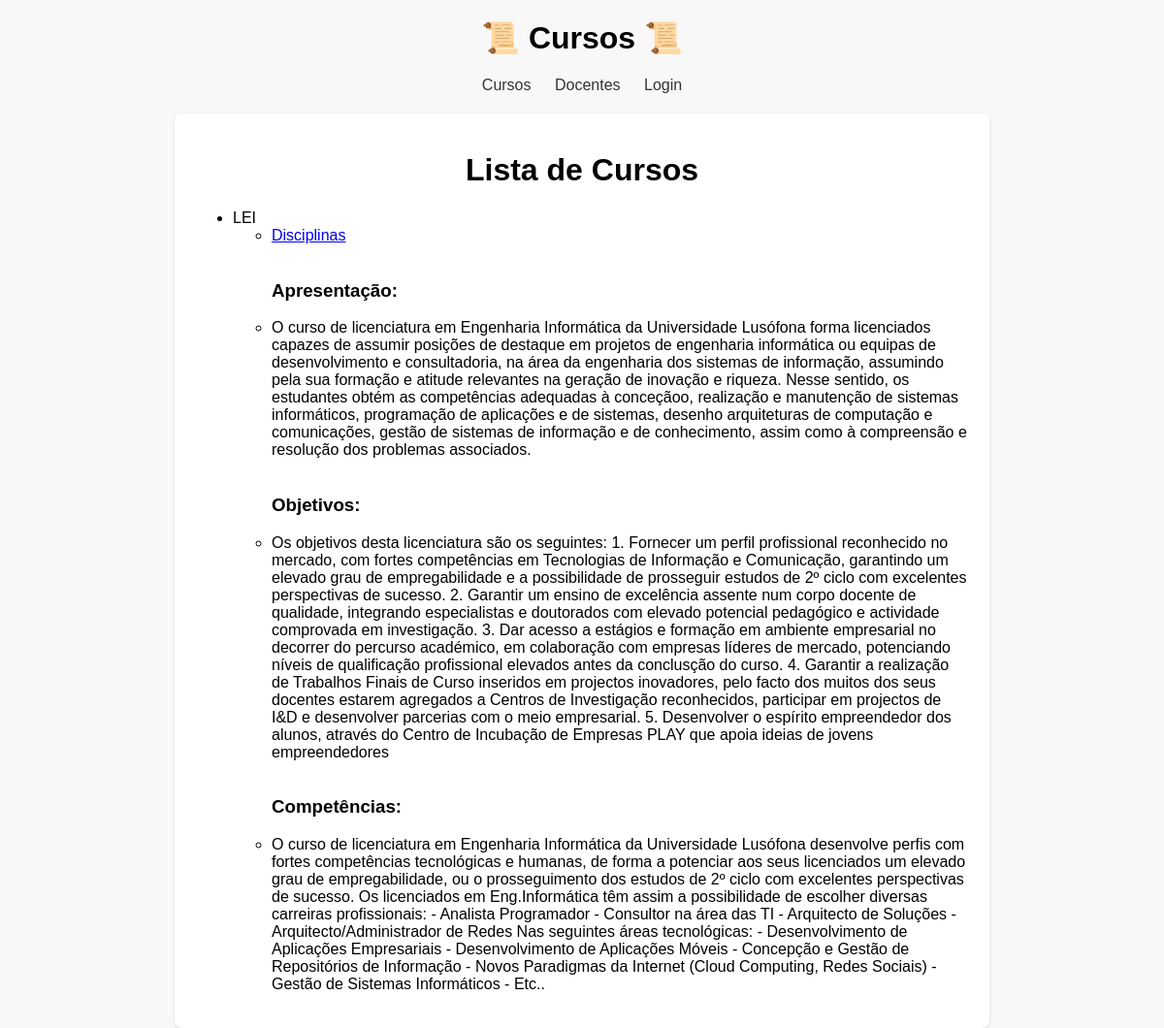
Page /curso/ on the committed database.
### curso/models.py (models this page shows, shortened)
class Curso(models.Model):
    nome = models.CharField(max_length=100)
    apresentacao = models.TextField()
    objetivos = models.TextField()
    competencias = models.TextField()
    disciplinas = models.ManyToManyField("Disciplina")

### curso/views.py (the view)
# urls.py: path('', views.index_view, name='index'),
def index_view(request):
    return listar_cursos(request)

### curso/views.py (called while the page is built)
def listar_cursos(request):
    cursos = Curso.objects.all()
    context = {
        'cursos': cursos
    }
    return render(request, 'curso/curso.html', context)

### curso/templates/curso/curso.html (shortened to what this page needs)
{% extends 'curso/layout.html' %}
{% block content %}
<h1>Lista de Cursos</h1>
<ul>
    {% for curso in cursos %}
    <li>
        {{ curso.nome }}
        <ul>
            <li><a href="{% url 'curso:listar_disciplinas_curso' curso.id %}">Disciplinas</a></li>
            <br>
            <h3>Apresentação: </h3> <li>
                {{ curso.apresentacao }} </li>
            <br>
            <h3>Objetivos: </h3><li>{{ curso.objetivos }}</li>
            <br>
            <h3>Competências: </h3><li> {{ curso.competencias }} </li>
        </ul>
    </li>
    {% endfor %}
</ul>
{% endblock %}

### static/css/css-curso.css (style rules this page uses)
body { font-family: Arial, sans-serif; margin: 0; padding: 0; background-color: #f8f8f8; }
h1 { text-align: center; margin-top: 20px; }

### rows in the picture
Curso: nome "LEI", apresentacao "O curso de licenciatura em Engenharia Informática da Universidade Lusófona forma licenciados capazes de assumir posições de destaque em projetos de engenharia informática ou equipas de desenvolvimento e consultadoria, na área da engenharia dos sistemas de informação, assumindo pela sua formação e atitude relevantes na geração de inovação e riqueza. Nesse sentido, os estudantes obtém as competências adequadas à conceçãoo, realização e manutenção de sistemas informáticos, programação de aplicações e de sistemas, desenho arquiteturas de computação e comunicações, gestão de sistemas de informação e de conhecimento, assim como à compreensão e resolução dos problemas associados.", objetivos "Os objetivos desta licenciatura são os seguintes: 1. Fornecer um perfil profissional reconhecido no mercado, com fortes competências em Tecnologias de Informação e Comunicação, garantindo um elevado grau de empregabilidade e a possibilidade de prosseguir estudos de 2º ciclo com excelentes perspectivas de sucesso. 2. Garantir um ensino de excelência assente num corpo docente de qualidade, integrando especialistas e doutorados com elevado potencial pedagógico e actividade comprovada em investigação. 3. Dar acesso a estágios e formação em ambiente empresarial no decorrer do percurso académico, em colaboração com empresas líderes de mercado, potenciando níveis de qualificação profissional…", competencias "O curso de licenciatura em Engenharia Informática da Universidade Lusófona desenvolve perfis com fortes competências tecnológicas e humanas, de forma a potenciar aos seus licenciados um elevado grau de empregabilidade, ou o prosseguimento dos estudos de 2º ciclo com excelentes perspectivas de sucesso. Os licenciados em Eng.Informática têm assim a possibilidade de escolher diversas carreiras profissionais: - Analista Programador - Consultor na área das TI - Arquitecto de Soluções - Arquitecto/Administrador de Redes Nas seguintes áreas tecnológicas: - Desenvolvimento de Aplicações Empresariais - Desenvolvimento de Aplicações Móveis - Concepção e Gestão de Repositórios de Informação - Novos…"
